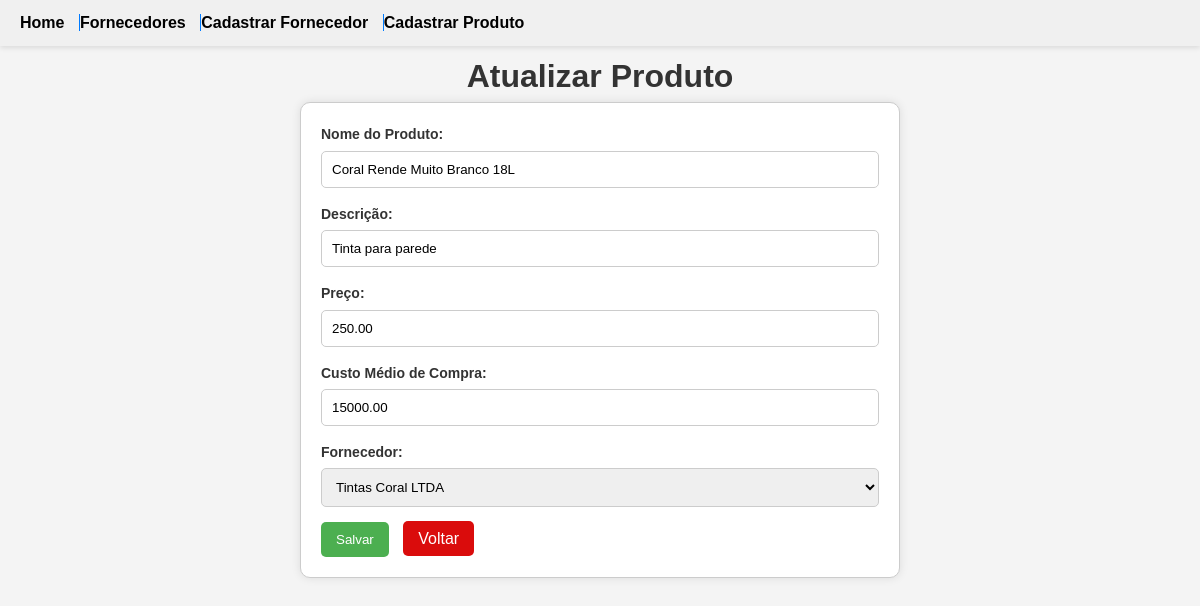
/produtos/atualizar/8/, run on the app's committed database.
### todos/models.py (models this page shows)
class Produto(models.Model):
    nome_do_produto = models.CharField(max_length=100, blank=False, null=False, verbose_name='Nome do Produto')
    descricao = models.CharField(max_length=500, blank=False, null=False, verbose_name = 'Descrição')
    preco = models.DecimalField(max_digits=10, decimal_places=2, blank=True, null=True, verbose_name='Preço')
    custo_medio_de_compra = models.DecimalField(
        max_digits=10, decimal_places=2, blank=True, null=True, verbose_name='Custo Médio de Compra'
    )
    data_cadastro = models.DateTimeField(auto_now_add=True)
    fornecedor = models.ForeignKey(
        Fornecedor, on_delete=models.CASCADE, related_name="produtos"
    )

### todos/views.py (the view)
class ProdutoUpdateView(UpdateView):
    model = Produto
    fields = "__all__"
    template_name = "todos/produtos_form.html"
    success_url = reverse_lazy("fornecedor_list")
    extra_context = {"titulo": "Atualizar Produto"}

### todos/models.py (called while the page is built)
    def __str__(self):
        return self.nome

### todos/templates/todos/produtos_form.html (shortened to what this page needs)
{% extends 'todos/base.html' %}
{% block content %}
{% load  static %}
    <link rel="stylesheet" type="text/css" href="{% static 'css/fornecedor_form.css' %}">
    <h1 style="text-align: center;"><b>{{titulo}}</b></h1>
  <form method="POST">
    {{ form.as_p }}
    <button type="submit">Salvar</button>
    <span class="am"><a href="{% url 'fornecedor_list' %}">Voltar</a></span>
  </form>
{% endblock %}

### static/css/base.css (style rules this page uses)
* { margin: 0; padding: 0; box-sizing: border-box; }
body { font-family: Arial, sans-serif; line-height: 1.6; color: #333; background-color: #f4f4f4; padding: 20px; }

### static/css/fornecedor_form.css (style rules this page uses)
body { font-family: Arial, sans-serif; background-color: #f4f4f4; margin: 0; padding: 0; }
form { background-color: white; padding: 20px; margin: 0 auto; width: 50%; border: 1px solid #ccc; border-radius: 10px; box-shadow: 0 0 10px rgba(0, 0, 0, 0.1); }
label { font-size: 14px; font-weight: bold; color: #333; display: block; margin-bottom: 5px; }
input[type="text"], input[type="email"], input[type="number"], select { width: 100%; padding: 10px; margin-bottom: 15px; border: 1px solid #ccc; border-radius: 5px; }
button[type="submit"] { background-color: #4CAF50; color: white; padding: 10px 15px; margin-right: 10px; border: none; border-radius: 5px; cursor: pointer; }
.am a { background-color: #da0c0c; color: white; text-decoration: none; padding: 9px 15px; margin-right: 10px; border: none; border-radius: 5px; cursor: pointer; }

### data on the page
Produto: nome_do_produto "Coral Rende Muito Branco 18L", descricao "Tinta para parede", preco "250.00", custo_medio_de_compra "15000.00", fornecedor "Tintas Coral LTDA"

### other printed values
{{ titulo }} "Atualizar Produto"
